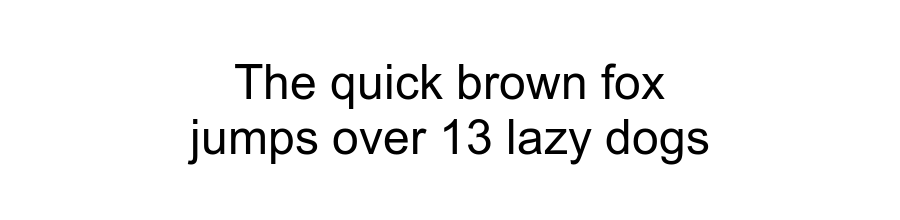
#> input picture apps/mac/Tests/Fixtures/ocr/1.png, 900 x 220 px
$ python -i preprocess.py   (imports and definitions only)
#> lines starting #> are read from the running program, lines starting #| are printed output that depends on the picture; after the words box and inside, x2 and y2 are one past the last pixel; in counts of white or black regions, pixels touching at a corner belong together
#> further down, picture is the input picture: PIL image 900x220 L; min 0, max 255, mean 243.3
"""TrOCR preprocessing, ported from apps/mac/Sources/OCR/TrOCREngine.swift.

Keep the constants and integer arithmetic identical to the Swift version so both apps
split lines and crop the same way.
"""

import math
from dataclasses import dataclass

import numpy as np
from PIL import Image

SCAN_MAX = 512
THRESHOLD = 40          # per-channel difference from background that counts as ink
MERGE_PERCENT = 35      # runs shorter than this % of the tallest merge into a neighbour
SIZE = 384              # TrOCR ViT input


@dataclass
class InkMask:
    ink: np.ndarray  # bool, shape (h, w)
    scale: int       # mask coords * scale = full-res coords


def background_color(px: np.ndarray) -> np.ndarray:
    """Background RGB of a clip: the most common colour (each channel binned to 16 levels,
    averaged within the bin) in the band around its edge, min(h, w) // 8 px deep. Unlike the
    four-corner mean it survives an icon or avatar in a corner, a box border drawn on the edge
    (the band is deeper than the border) and glyphs touching the edge of a tight crop; a solid
    image block inside the clip never enters the band."""
    h, w = px.shape[:2]
    d = max(1, min(h, w) // 8)
    band = np.concatenate([px[:d].reshape(-1, 3), px[-d:].reshape(-1, 3),
                           px[d:-d, :d].reshape(-1, 3), px[d:-d, -d:].reshape(-1, 3)])
    bins = band // 16
    keys = bins[:, 0] * 256 + bins[:, 1] * 16 + bins[:, 2]
    top = np.bincount(keys).argmax()
    return band[keys == top].mean(axis=0).round().astype(int)


def ink_mask(image: Image.Image, scan_max: int = SCAN_MAX) -> InkMask | None:
#> called with scan_max = 900
    w, h = image.size
    if w <= 1 or h <= 1:
        return None
    scale = max(1, -(-max(w, h) // scan_max))
    sw, sh = w // scale, h // scale
    if sw <= 1 or sh <= 1:
        return None
    px = np.asarray(image.convert("RGB").resize((sw, sh), Image.BILINEAR), dtype=np.int32)
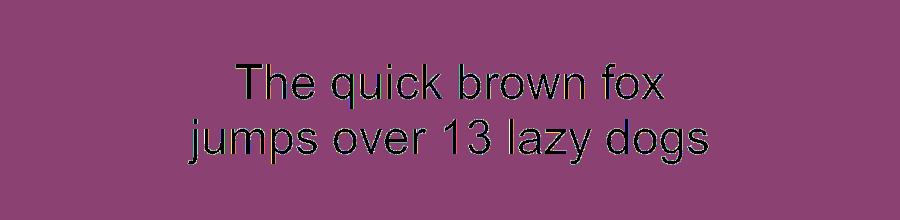
#> px: shape (220, 900, 3) int32; 256 distinct labels, from 0 to 255; one colour per label, 0 black
    bg = clip_background(px)
    return InkMask((np.abs(px - bg) > THRESHOLD).any(axis=2), scale)


def clip_background(px: np.ndarray, robust_bg: bool = True) -> np.ndarray:
    """The background `ink_mask` measures ink against: the mean corner colour, overruled with
    robust_bg by `background_color` when the two disagree by more than the ink threshold (a
    corner sits on an icon, avatar or border). Clean and scanned clips, where they differ by a
    few levels, keep the corner estimate."""
#> called with robust_bg = True
    bg = np.stack([px[0, 0], px[0, -1], px[-1, 0], px[-1, -1]]).sum(axis=0) // 4
#> bg = [255, 255, 255]
    if robust_bg:
        band = background_color(px)
#> in background_color, `top = np.bincount(keys).argmax()`: top = 4095
#> band = [255, 255, 255]
        # ...and only when it explains more of the clip as background: on a noisy photo or
        # gradient, flat bold text can win the band's colour mode instead (review I1).
        if np.abs(band - bg).max() > THRESHOLD and \
                (np.abs(px - band) > THRESHOLD).any(axis=2).sum() < (np.abs(px - bg) > THRESHOLD).any(axis=2).sum():
            bg = band
    return bg


PITCH_STRENGTH = 0.1   # autocorrelation peak a line pitch needs
TOUCHING_VALLEY = 0.2  # a cut between touching lines: this sparse vs the run's densest row


def line_pitch(profile: np.ndarray) -> int | None:
    """Line pitch in rows: first autocorrelation peak of the row-ink profile above
    PITCH_STRENGTH, searched between n/12 and n/1.5 rows; None for a single line."""
    n = len(profile)
    x = profile - profile.mean()
    ac = np.correlate(x, x, "full")[n - 1:]
    if n < 8 or ac[0] <= 0:
        return None
    ac = ac / ac[0]
    for k in range(max(4, n // 12), min(n - 1, int(n / 1.5) + 1)):
        if ac[k] >= ac[k - 1] and ac[k] >= ac[k + 1] and ac[k] > PITCH_STRENGTH:
            return k
    return None


# [17 lines left out: function touching_cuts, not called in this run]


TWO_LINE_VALLEY = 0.15  # no pitch found: a mid-run cut must be this sparse vs the lighter line
TWO_LINE_BAND = 0.3     # ... and the lighter line's densest row this dense vs the run's


# [13 lines left out: function two_line_cut, not called in this run]


def merge_marks(runs: list[list[int]]) -> list[list[int]]:
    """A run < 35% of the tallest, or < 50% within a quarter of the tallest's height of a
    neighbour, is a detached Khmer mark: merge it into the nearer neighbour.
    ponytail: fixed cutoffs (same as mac); tune if headings next to small body text merge."""
    while len(runs) > 1:
        tallest = max(hi - lo + 1 for lo, hi in runs)

        def gap(k: int) -> float:
            return min(runs[k][0] - runs[k - 1][1] if k > 0 else math.inf,
                       runs[k + 1][0] - runs[k][1] if k < len(runs) - 1 else math.inf)

        i = next((k for k, (lo, hi) in enumerate(runs)
                  if (hi - lo + 1) * 100 < tallest * MERGE_PERCENT
                  or ((hi - lo + 1) * 100 < tallest * 50 and gap(k) * 4 < tallest)), None)
        if i is None:
            break
        above = runs[i][0] - runs[i - 1][1] if i > 0 else math.inf
        below = runs[i + 1][0] - runs[i][1] if i < len(runs) - 1 else math.inf
        j = i - 1 if above <= below else i + 1
        runs[min(i, j)] = [min(runs[i][0], runs[j][0]), max(runs[i][1], runs[j][1])]
        del runs[max(i, j)]
    return runs


# Non-text components (noise-robust spec step 3). ponytail: fixed cutoffs, tuned on the eval sets
# (results/noise_preprocessing.md); same values in apps/desktop preprocess.py and TrOCREngine.swift.
LINE_ASPECT = 8      # a component this many times longer than thick ...
LINE_THICK = 3       # ... and at most max(this, LINE_THICK_REL x median height) mask px thick is a border /
LINE_THICK_REL = 0.2  # underline / grid line (a 2 px CSS border is 4 px at 2x)
BLOCK_FILL = 0.6     # a component filling this share of its box ...
BLOCK_HEIGHT = 1.8   # ... and taller than this x the median component height is an image / avatar
RULE_LENGTH = 3.0    # a <= LINE_THICK-thick ink run this many x the median height long is a rule
MAX_INK = 0.3        # a mask more than this share ink means the background was misread or is a noisy
                     # scan: filter nothing (frozen 200: 23 -> 16 clips losing ink at 0.5 -> 0.3)
MIN_KEPT = 0.3       # filtering that would keep less than this share of the ink is a misread: undo
HEIGHT_PCT = 90      # "typical glyph height" = this percentile of component heights; the median is
                     # dragged down by marks and scan speckle (frozen 200: 50 clips lost > 2% ink at 50, 25 at 90)
def glyph_height(boxes) -> float:
    """Typical glyph height: the HEIGHT_PCT percentile over components at least 3 px tall with 6+ px
    of ink, so scan speckle and dots don't drag it down. 0 when there are none."""
    hs = [b[3] - b[1] + 1 for b in boxes if b[3] - b[1] >= 2 and b[4] >= 6]
    return float(np.percentile(hs, HEIGHT_PCT)) if hs else 0.0


def run_lengths(mask: np.ndarray) -> np.ndarray:
    """Per ink pixel, the length of the horizontal ink run it belongs to (0 off ink)."""
    d = np.diff(np.pad(mask.view(np.int8), ((0, 0), (1, 1))), axis=1)
    lengths = np.nonzero(d.ravel() == -1)[0] - np.nonzero(d.ravel() == 1)[0]  # runs in row-major order
    out = np.zeros(mask.shape, np.int32)
    out[mask] = np.repeat(lengths, lengths)
    return out


def line_thick(med: float) -> int:
    return max(LINE_THICK, round(LINE_THICK_REL * med))


def rules(mask: np.ndarray, med: float) -> np.ndarray:
    """Pixels of long thin horizontal or vertical strokes (borders, frames, underlines, dividers),
    even where they touch glyphs or images."""
    thick = line_thick(med)
    long = max(RULE_LENGTH * med, LINE_ASPECT * thick)
    h_len, v_len = run_lengths(mask), run_lengths(mask.T).T
    return mask & (((h_len >= long) & (v_len <= thick)) | ((v_len >= long) & (h_len <= thick)))


def components(mask: np.ndarray) -> tuple[np.ndarray, list[tuple[int, int, int, int, int]]]:
    """8-connected components of a bool mask: label image (0 = none, k + 1 = boxes[k]) and boxes
    (x0, y0, x1, y1, area), inclusive. Row runs joined with union-find, no scipy."""
    h, w = mask.shape
    parent: list[int] = []

    def find(a: int) -> int:
        while parent[a] != a:
            parent[a] = parent[parent[a]]
            a = parent[a]
        return a

    runs: list[tuple[int, int, int, int]] = []  # (y, x0, x1, run id)
    prev: list[tuple[int, int, int]] = []
    for y in range(h):
        row = mask[y]
        if not row.any():
            prev = []
            continue
        d = np.diff(np.concatenate(([0], row.view(np.int8), [0])))
        starts, ends = np.nonzero(d == 1)[0], np.nonzero(d == -1)[0] - 1
        cur = []
        j = 0
        for x0, x1 in zip(starts.tolist(), ends.tolist()):
            rid = len(parent)
            parent.append(rid)
            while j < len(prev) and prev[j][1] < x0 - 1:
                j += 1
            k = j
            while k < len(prev) and prev[k][0] <= x1 + 1:
                a, b = find(prev[k][2]), find(rid)
                if a != b:
                    parent[max(a, b)] = min(a, b)
                k += 1
            cur.append((x0, x1, rid))
            runs.append((y, x0, x1, rid))
        prev = cur
#> after the loop, parent = 1615 values, max 1578 at index 1583, min 0 at index 0, mean 459.1; runs = 1615 items, first 6: (63, 609, 614, 0), (64, 235, 262, 1), (64, 266, 270, 2), (64, 387, 391, 3), (64, 422, 426, 4), (64, 459, 463, 5)
    labels = np.zeros((h, w), np.int32)
    index: dict[int, int] = {}
    boxes: list[list[int]] = []
    for y, x0, x1, rid in runs:
        r = find(rid)
        if r not in index:
            index[r] = len(boxes)
            boxes.append([x0, y, x1, y, 0])
        b = boxes[index[r]]
        b[0], b[1], b[2], b[3] = min(b[0], x0), min(b[1], y), max(b[2], x1), max(b[3], y)
        b[4] += x1 - x0 + 1
        labels[y, x0:x1 + 1] = index[r] + 1
#> this loop made 1615 passes
#> (y, x0, x1, r) on passes 1 to 3: (63, 609, 614, 0), (64, 235, 262, 1), (64, 266, 270, 2)
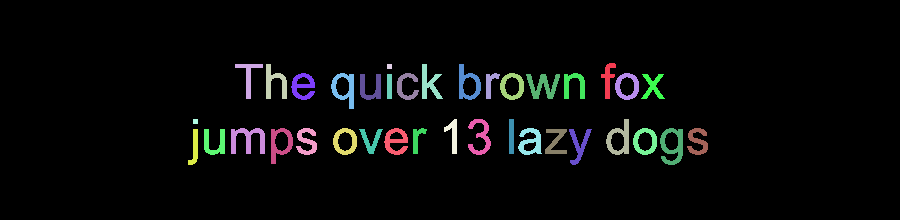
#> labels: shape (220, 900) int32; 38 distinct labels, from 0 to 37; one colour per label, 0 black
#> after the loop, boxes = 37 items, first 6: [601, 63, 615, 98, 236], [235, 64, 262, 98, 267], [266, 64, 286, 98, 344], [387, 64, 391, 68, 25], [422, 64, 442, 98, 333], [459, 64, 480, 99, 369]; index = 37 items
    return labels, [tuple(b) for b in boxes]


def text_mask(mask: np.ndarray) -> tuple[np.ndarray, np.ndarray]:
    """Split an ink mask into (kept, removed): borders, underlines and grid lines and solid image or
    avatar blocks are removed; glyphs and Khmer marks stay. (A stray-blob rule was dropped: it never
    helped the icon clips and deleted lone digits, review I3/I4.)"""
    kept, ruled, dropped = text_mask_parts(mask)
    return kept, ruled | dropped


def text_mask_parts(mask: np.ndarray) -> tuple[np.ndarray, np.ndarray, np.ndarray]:
    """`text_mask` with the removed ink split into (kept, ruled, dropped): rule pixels (long thin
    strokes) and dropped components (blocks, short lines)."""
    none = np.zeros_like(mask)
    if mask.mean() > MAX_INK:
        return mask.copy(), none, none
    _, first = components(mask)
#> first = 37 items, first 6: (601, 63, 615, 98, 236), (235, 64, 262, 98, 267), (266, 64, 286, 98, 344), (387, 64, 391, 68, 25), (422, 64, 442, 98, 333), (459, 64, 480, 99, 369)
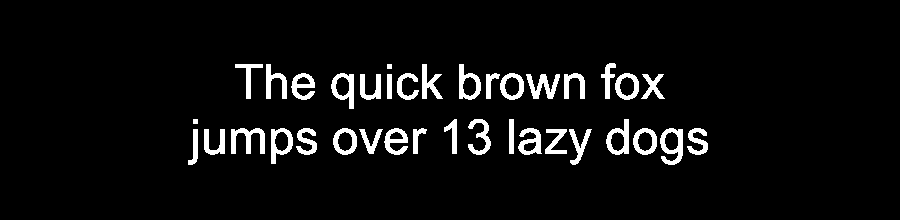
#> mask: shape (220, 900) bool; 5.3% white; 37 white regions, largest, box (x1, y1, x2, y2) and area: (231, 128, 265, 154) 452, (660, 128, 683, 165) 451, (526, 74, 560, 99) 417
    if not first:
        return mask.copy(), none, none
    med0 = glyph_height(first)
#> in glyph_height, `hs = [b[3] - b[1] + 1 for b in boxes if b[3] - b[1] >= 2 and b[4] >= 6]`: hs = 37 values, max 37 at index 30, min 5 at index 3, mean 28.68
#> med0 = 36
    ruled = rules(mask, med0)
#> in rules, `thick = line_thick(med)`: thick = 7
#> in rules, `long = max(RULE_LENGTH * med, LINE_ASPECT * thick)`: long = 108
#> in run_lengths, `d = np.diff(np.pad(mask.view(np.int8), ((0, 0), (1, 1))), axis=1)`:
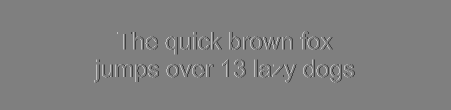
#> d: shape (220, 901) int8 (shown at 1/2 size); min -1, max 1, mean 0; drawn with min black and max white
#> in run_lengths, `lengths = np.nonzero(d.ravel() == -1)[0] - np.nonzero(d.ravel() == 1)[0]`: lengths = 1615 values, max 33 at index 896, min 2 at index 881, mean 6.55
#> in run_lengths (call 2), `d = np.diff(np.pad(mask.view(np.int8), ((0, 0), (1, 1))), axis=1)`:
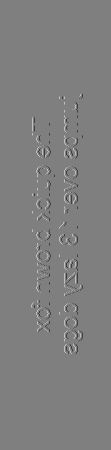
#> d: shape (900, 221) int8 (shown at 1/2 size); min -1, max 1, mean 0; drawn with min black and max white
#> in run_lengths (call 2), `lengths = np.nonzero(d.ravel() == -1)[0] - np.nonzero(d.ravel() == 1)[0]`: lengths = 1147 values, max 36 at index 883, min 1 at index 333, mean 9.23
#> in run_lengths (call 2), `out[mask] = np.repeat(lengths, lengths)`:
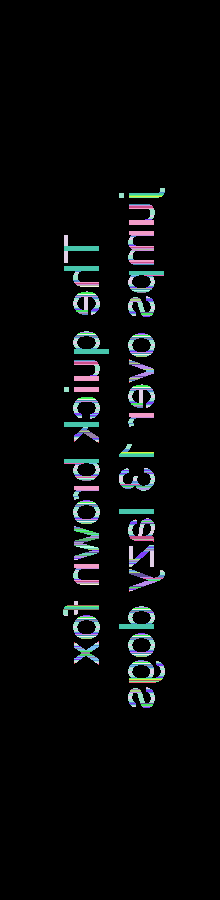
#> out: shape (900, 220) int32; 33 distinct labels, from 0 to 36; one colour per label, 0 black
#> in rules, `h_len, v_len = run_lengths(mask), run_lengths(mask.T).T`:
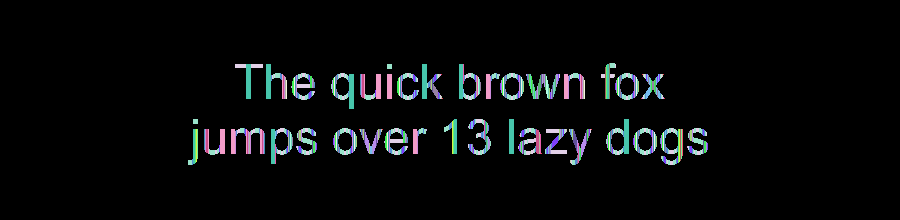
#> v_len: shape (220, 900) int32; 33 distinct labels, from 0 to 36; one colour per label, 0 black
    labels, boxes = components(mask & ~ruled)
#> the loop in components (call 2), `for y, x0, x1, rid in runs:` made 1615 passes
#> boxes has the same summary as first
    if not boxes:
        return mask.copy(), none, none
    drop = set()
    thick = line_thick(med0)
#> thick = 7
    for k, (x0, y0, x1, y1, area) in enumerate(boxes):
        bw, bh = x1 - x0 + 1, y1 - y0 + 1
        # Long as well as thin: "=", "-" and the Khmer full stop "។" are thin but short.
        if min(bw, bh) <= thick and max(bw, bh) >= max(LINE_ASPECT * min(bw, bh), RULE_LENGTH * med0):
            drop.add(k)
#> this loop made 37 passes
#> (x0, y0, x1, y1, area, bw, bh) on passes 1 to 8: (601, 63, 615, 98, 236, 15, 36), (235, 64, 262, 98, 267, 28, 35), (266, 64, 286, 98, 344, 21, 35), (387, 64, 391, 68, 25, 5, 5), (422, 64, 442, 98, 333, 21, 35), (459, 64, 480, 99, 369, 22, 36), (291, 73, 314, 99, 349, 24, 27), (331, 73, 353, 108, 383, 23, 36)
#> after the loop, drop = 0 items
    rest = [b for k, b in enumerate(boxes) if k not in drop]
#> rest has the same summary as first
    med = glyph_height(rest)
#> med = 36
    h, w = mask.shape

    def on_edge(b) -> bool:  # background leaking in (gradients, textures) reaches the clip edge
        return b[0] == 0 or b[1] == 0 or b[2] == w - 1 or b[3] == h - 1

    for k, (x0, y0, x1, y1, area) in enumerate(boxes):
        if k in drop or not med or on_edge(boxes[k]):
            continue
        bw, bh = x1 - x0 + 1, y1 - y0 + 1
        if area >= BLOCK_FILL * bw * bh and bh > BLOCK_HEIGHT * med:
            drop.add(k)
    if len(drop) == len(boxes):  # nothing text-like left: keep the clip as it was
        return mask.copy(), none, none
    dropped = np.isin(labels, [k + 1 for k in drop])
    if (mask & ~(ruled | dropped)).sum() < MIN_KEPT * mask.sum():
        return mask.copy(), none, none
    return mask & ~(ruled | dropped), ruled, dropped


EDGE_FRAGMENT = 0.6  # an edge-touching run shorter than this x the median other run is a cut-off line ...
EDGE_CUT = 0.5       # ... if its edge row is this dense vs its densest row (the cut sliced through glyphs)


def drop_edge_fragments(runs: list[list[int]], height: int, profile: np.ndarray | None = None) -> list[list[int]]:
    """Drop the first run when it touches the top edge, and the last when it touches the bottom,
    if it is shorter than EDGE_FRAGMENT x the median height of the runs not on an edge and (given
    the row-ink `profile`) its edge row is dense: what is left of a line the selection sliced
    through. A real short line in a tight crop ends in sparse stroke tips (review I2). Never drops
    the only line or a full-height one."""
    inner = [hi - lo + 1 for k, (lo, hi) in enumerate(runs)
             if not (k == 0 and lo == 0) and not (k == len(runs) - 1 and hi == height - 1)]
    if not inner:
        return runs
    cut = EDGE_FRAGMENT * float(np.median(inner))

    def sliced(lo: int, hi: int, edge: int) -> bool:
        return profile is None or profile[edge] >= EDGE_CUT * profile[lo:hi + 1].max()

    out = list(runs)
    if out[-1][1] == height - 1 and out[-1][1] - out[-1][0] + 1 < cut and sliced(*out[-1], height - 1):
        out.pop()
    if out and out[0][0] == 0 and out[0][1] - out[0][0] + 1 < cut and sliced(*out[0], 0):
        out.pop(0)
    return out or runs


def line_strips(image: Image.Image) -> list[Image.Image]:
    """Split a clip into horizontal text-line strips by row ink projection (mac lineStrips).

    Khmer subscripts often touch the next line's marks, leaving no blank row, so runs are first
    cut at the line pitch on a full-resolution mask, then detached marks are merged in."""
    mask = ink_mask(image, scan_max=max(image.size))
    if mask is None:
        return [image]
    mask = InkMask(text_mask(mask.ink)[0], mask.scale)  # borders, underlines, avatars, stray icons out
    counts = mask.ink.sum(axis=1)
#> counts = 220 values, max 279 at index 131, min 0 at index 0, mean 48.1
    runs: list[list[int]] = []
    for y, n in enumerate(counts):
        if not n:
            continue
        if runs and runs[-1][1] == y - 1:
            runs[-1][1] = y
        else:
            runs.append([y, y])
#> after the loop, runs = [[63, 108], [119, 164]]
    profile = np.convolve(counts.astype(float), np.ones(3) / 3, "same")
#> profile = 220 values, max 268 at index 131, min 0 at index 0, mean 48.1
    if runs:
        pitch = line_pitch(profile)
#> in line_pitch, `n = len(profile)`: n = 220
#> in line_pitch, `x = profile - profile.mean()`: x = 220 values, max 219.9 at index 131, min -48.1 at index 0, mean -5.94e-15
#> in line_pitch, `ac = np.correlate(x, x, "full")[n - 1:]`: ac = 220 values, max 1294706.7 at index 0, min -344749.1 at index 29, mean 2942.5
#> in line_pitch, `ac = ac / ac[0]`: ac = 220 values, max 1 at index 0, min -0.266 at index 29, mean 0.00227
#> pitch = 55
        split = []
        for lo, hi in runs:
            seg = profile[lo:hi + 1]
            if pitch:
                cuts = touching_cuts(seg, pitch) if hi - lo + 1 >= 1.5 * pitch else []
            else:
                cuts = [c] if (c := two_line_cut(seg)) is not None else []
            edges = [lo] + [lo + c for c in cuts] + [hi + 1]
            split += [[edges[k], edges[k + 1] - 1] for k in range(len(edges) - 1)]
#> this loop made 2 passes
#> (lo, hi, edges) on pass 1: (63, 108, [63, 109])
        runs = split
    runs = merge_marks(runs)
#> the loop in merge_marks, `while len(runs) > 1:` made 1 pass
#> tallest on pass 1: 46
#> after the loop in merge_marks, `while len(runs) > 1:`: runs = [[63, 108], [119, 164]]
    keep = drop_edge_fragments(runs, mask.ink.shape[0], counts)  # lines the selection sliced through
#> in drop_edge_fragments, `inner = [hi - lo + 1 for k, (lo, hi) in enumerate(runs) if not (k == 0..`: inner = [46, 46]
#> in drop_edge_fragments, `cut = EDGE_FRAGMENT * float(np.median(inner))`: cut = 27.6
#> in drop_edge_fragments, `out = list(runs)`: out = [[63, 108], [119, 164]]
#> keep = [[63, 108], [119, 164]]
    if len(runs) <= 1:
        return [image]

    s, mh = mask.scale, mask.ink.shape[0]
#> s = 1; mh = 220
    strips = []
    for k in range(len(runs)):
        top = 0 if k == 0 else (runs[k - 1][1] + runs[k][0] + 1) // 2
        bottom = mh if k == len(runs) - 1 else (runs[k][1] + runs[k + 1][0] + 1) // 2
        if runs[k] in keep:  # strips are still cut halfway to a dropped fragment
            strips.append(image.crop((0, top * s, image.width, min(image.height, bottom * s))))
#> this loop made 2 passes
#> (top, bottom) on passes 1 to 2: (0, 114), (114, 220)
#> after the loop, strips = 2 items
    return strips


WIDE_SPLIT_ASPECT = 12.0  # mac TrOCREngine.wideSplitAspect


# [82 lines left out: functions split_wide, content_crop, pixel_values, not called in this run]

>>> from PIL import Image
>>> picture = Image.open('../../../../mac/Tests/Fixtures/ocr/1.png')
>>> result = line_strips(picture)
#> result = 2 items
